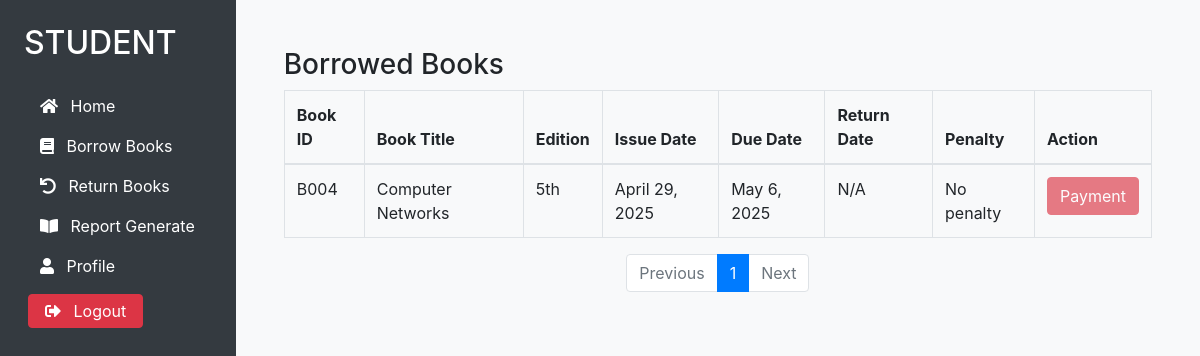
/student/borrow_books/ (signed in), run on an earlier commit of the app's database.
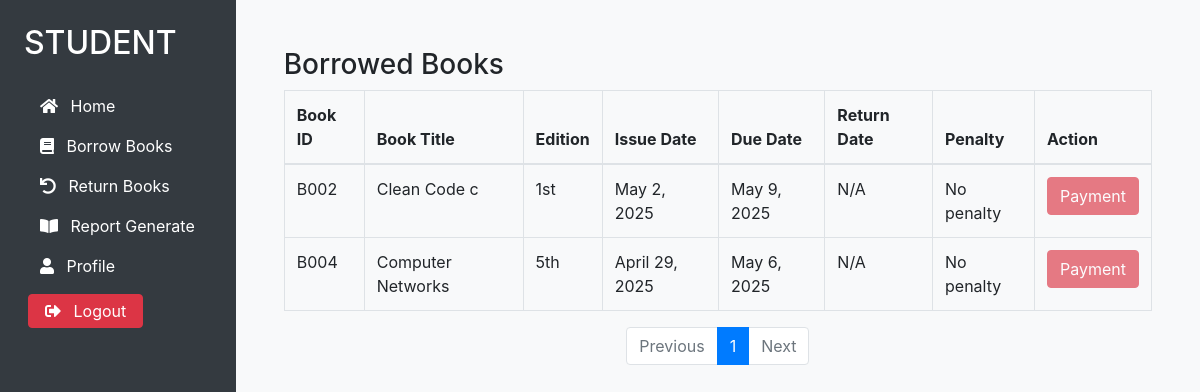
And on a later commit of the database.
### library/models.py (models this page shows, shortened)
class BorrowedBook(models.Model):
    book = models.ForeignKey(Book, on_delete=models.CASCADE)
    student = models.ForeignKey(Student, on_delete=models.CASCADE)
    issue_date = models.DateField(auto_now_add=True)
    due_date = models.DateField()
    actual_return_date = models.DateField(null=True, blank=True)
    status = models.CharField(
        max_length=20,
        choices=[('Issued', 'Issued'), ('Returned', 'Returned')],
        default='Issued'
    )
    updated_at = models.DateTimeField(auto_now=True)
    penalty = models.PositiveIntegerField(default=0)
    penalty_paid = models.BooleanField(default=False)
    def live_penalty(self):
        if self.status == 'Issued' and self.due_date:
            today = timezone.now().date()
        return 0

class Book(models.Model):
    book_id = models.CharField(max_length=20, unique=True)
    title = models.CharField(max_length=255)
    author = models.CharField(max_length=255)
    edition = models.CharField(max_length=50, blank=True)
    publication = models.CharField(max_length=255, blank=True)
    isbn = models.CharField(max_length=20, unique=True)
    number_of_copies_available = models.PositiveIntegerField(default=0)
    book_dept = models.CharField(max_length=100, blank=True)

### library/views.py (the view)
# urls.py: path('student/borrow_books/', views.borrow_books, name='borrow_books'),
@login_required(login_url='student_login')
def borrow_books(request):
    student = get_object_or_404(Student, user=request.user)
    borrowed_books_list = BorrowedBook.objects.filter(student=student, status='Issued').order_by('-issue_date')
    paginator = Paginator(borrowed_books_list, 5)  # 5 books per page
    page_number = request.GET.get('page')
    page_obj = paginator.get_page(page_number)
    return render(request, 'student_dashboard/borrow_books.html', {'page_obj': page_obj})

### templates/student_dashboard/borrow_books.html (shortened to what this page needs)
{% extends "student_dashboard/student_base.html" %}
{% block content %}
<h3>Borrowed Books</h3>
<table class="table table-bordered">
    <thead>
        <tr>
            <th>Book ID</th>
            <th>Book Title</th>
            <th>Edition</th>
            <th>Issue Date</th>
            <th>Due Date</th>
            <th>Return Date</th>
            <th>Penalty</th>
            <th>Action</th>
        </tr>
    </thead>
    <tbody>
        {% for book in page_obj.object_list %}
        <tr>
            <td>{{ book.book.book_id }}</td>
            <td>{{ book.book.title }}</td>
            <td>{{ book.book.edition }}</td>
            <td>{{ book.issue_date }}</td>
            <td>{{ book.due_date }}</td>
            <td>{{ book.actual_return_date|default:"N/A" }}</td>
            <td>
                {% if book.live_penalty > 0 %}
                    <span class="text-danger font-weight-bold">{{ book.live_penalty }} Taka</span>
                {% else %}
                    No penalty
                {% endif %}
            </td>
            <td>
                {% if book.live_penalty > 0 %}
                    <button class="btn btn-danger">Payment</button>
                {% else %}
                    <button class="btn btn-danger" disabled>Payment</button>
                {% endif %}
            </td>
        </tr>
        {% empty %}
        <tr>
            <td colspan="8" class="text-center">No borrowed books yet.</td>
        </tr>
        {% endfor %}
    </tbody>
</table>
<nav aria-label="Page navigation">
  <ul class="pagination justify-content-center">
    {% if page_obj.has_previous %}
      <li class="page-item">
        <a class="page-link" href="?page={{ page_obj.previous_page_number }}">Previous</a>
      </li>
    {% else %}
      <li class="page-item disabled">
        <span class="page-link">Previous</span>
      </li>
    {% endif %}
    {% for num in page_obj.paginator.page_range %}
      {% if page_obj.number == num %}
        <li class="page-item active"><span class="page-link">{{ num }}</span></li>
      {% else %}
        <li class="page-item"><a class="page-link" href="?page={{ num }}">{{ num }}</a></li>
      {% endif %}
    {% endfor %}
    {% if page_obj.has_next %}
      <li class="page-item">
        <a class="page-link" href="?page={{ page_obj.next_page_number }}">Next</a>
      </li>
    {% else %}
      <li class="page-item disabled">
        <span class="page-link">Next</span>
      </li>
    {% endif %}
  </ul>
</nav>
{% endblock %}

### templates/student_dashboard/student_base.html (shortened to what this page needs)
{% load static %}
<!DOCTYPE html>
<html lang="en">
    <head>
        <link
            href="https://stackpath.bootstrapcdn.com/bootstrap/4.5.2/css/bootstrap.min.css"
            rel="stylesheet">
        <link href="https://cdnjs.cloudflare.com/ajax/libs/font-awesome/5.15.4/css/all.min.css" rel="stylesheet">
    </head>
    <body class="bg-light">
        {% include 'loader.html' %}
        <div class="d-flex" style="height: 100vh;">
            <div class="bg-dark text-white p-4" style="width: 250px;">
                <h2 class="mb-4">STUDENT</h2>
                <nav>
                    <ul class="nav flex-column">
                        <li class="nav-item">
                            <a class="nav-link text-white" href="{% url 'student_dashboard' %}">
                                <i class="fas fa-home mr-2"></i>  Home
                            </a>
                        </li>
                        <li class="nav-item">
                            <a class="nav-link text-white" href="{% url 'borrow_books' %}">
                                <i class="fas fa-book mr-2"></i>  Borrow Books
                            </a>
                        </li>
                        <li class="nav-item">
                            <a class="nav-link text-white" href="{% url 'return_books' %}">
                                <i class="fas fa-undo mr-2"></i>  Return Books
                            </a>
                        </li>
                        <li class="nav-item">
                            <a class="nav-link text-white" href="{% url 'student_reports' %}">
                                <i class="fas fa-book-open mr-2"></i> Report Generate
                            </a>
                        </li>
                        <li class="nav-item">
                            <a class="nav-link text-white" href="{% url 'profile' %}">
                                <i class="fas fa-user mr-2"></i>  Profile
                            </a>
                        </li>
                        <li class="ml-1">
                            <a href="{% url 'logout' %}">
                                <button class="btn btn-danger text-white px-3 py-1 mt-2">
                                    <i class="fas fa-sign-out-alt mr-2"></i> Logout
                                </button>
                            </a>
                        </li>
                    </ul>
                </nav>
            </div>
            <div class="flex-grow-1 p-5" style="overflow-y: auto;">
                {% block content %}{% endblock %}
            </div>
        </div>
    </body>
</html>

### templates/loader.html (shortened to what this page needs)
<!DOCTYPE html>
<html lang="en">
    <head>
    </head>
    <body>
    </body>
</html>

What changed in the data, as far as the page shows it:
added BorrowedBook: book.book_id "B002", book "Clean Code c", book.edition "1st", issue_date "May 2, 2025", due_date "May 9, 2025", actual_return_date "N/A", status "No penalty"
